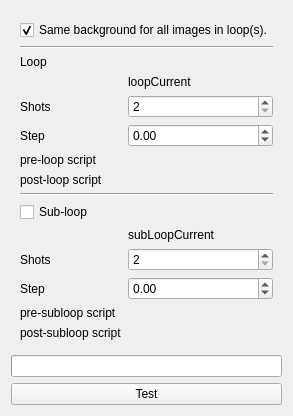
      <widget class="QWidget" name="tabMulti">
       <property name="toolTip">
        <string>Multishot mode parameters. In this mode each projection consists of several acquisitions done in a loop.</string>
       </property>
       <attribute name="title">
        <string>Multishot</string>
       </attribute>
       <layout class="QVBoxLayout" name="verticalLayout">
        <item>
         <widget class="QWidget" name="multiWidget" native="true">
          <layout class="QGridLayout" name="gridLayout_7">
           <item row="0" column="0" colspan="2">
            <widget class="QCheckBox" name="multiBg">
             <property name="toolTip">
              <string>&lt;html&gt;&lt;head/&gt;&lt;body&gt;&lt;p&gt;&lt;span style=&quot; font-weight:600; font-style:italic;&quot;&gt;SameBG&lt;/span&gt;&lt;/p&gt;&lt;/body&gt;&lt;/html&gt;</string>
             </property>
             <property name="text">
              <string>Same background for all images in loop(s).</string>
             </property>
             <property name="checked">
              <bool>true</bool>
             </property>
            </widget>
           </item>
           <item row="1" column="0" colspan="2">
            <widget class="Line" name="line_18">
             <property name="orientation">
              <enum>Qt::Horizontal</enum>
             </property>
            </widget>
           </item>
           <item row="2" column="0" colspan="2">
            <widget class="QLabel" name="label_55">
             <property name="sizePolicy">
              <sizepolicy hsizetype="Preferred" vsizetype="Fixed">
               <horstretch>0</horstretch>
               <verstretch>0</verstretch>
              </sizepolicy>
             </property>
             <property name="text">
              <string>Loop</string>
             </property>
            </widget>
           </item>
           <item row="3" column="0">
            <widget class="QWidget" name="placeLoopMotor" native="true">
             <layout class="QHBoxLayout" name="horizontalLayout_18">
              <property name="spacing">
               <number>0</number>
              </property>
              <property name="margin">
               <number>0</number>
              </property>
             </layout>
            </widget>
           </item>
           <item row="3" column="1">
            <widget class="QVariantLabel" name="loopCurrent">
             <property name="text">
              <string>loopCurrent</string>
             </property>
            </widget>
           </item>
           <item row="4" column="0">
            <widget class="QLabel" name="label_77">
             <property name="sizePolicy">
              <sizepolicy hsizetype="Fixed" vsizetype="Preferred">
               <horstretch>0</horstretch>
               <verstretch>0</verstretch>
              </sizepolicy>
             </property>
             <property name="text">
              <string>Shots</string>
             </property>
            </widget>
           </item>
           <item row="4" column="1">
            <widget class="QMSpinBox" name="loopNumber">
             <property name="toolTip">
              <string>&lt;html&gt;&lt;head/&gt;&lt;body&gt;&lt;p&gt;&lt;span style=&quot; font-weight:600; font-style:italic;&quot;&gt;TotalLoops&lt;/span&gt;&lt;/p&gt;&lt;/body&gt;&lt;/html&gt;</string>
             </property>
             <property name="minimum">
              <number>2</number>
             </property>
             <property name="maximum">
              <number>2147483647</number>
             </property>
            </widget>
           </item>
           <item row="5" column="0">
            <widget class="QLabel" name="label_78">
             <property name="text">
              <string>Step</string>
             </property>
            </widget>
           </item>
           <item row="5" column="1">
            <widget class="QMDoubleSpinBox" name="loopStep">
             <property name="toolTip">
              <string>&lt;html&gt;&lt;head/&gt;&lt;body&gt;&lt;p&gt;&lt;span style=&quot; font-weight:600; font-style:italic;&quot;&gt;LoopStep&lt;/span&gt;&lt;/p&gt;&lt;/body&gt;&lt;/html&gt;</string>
             </property>
             <property name="minimum">
              <double>-2147483647.000000000000000</double>
             </property>
             <property name="maximum">
              <double>2147483647.000000000000000</double>
             </property>
            </widget>
           </item>
           <item row="6" column="0">
            <widget class="QLabel" name="label_44">
             <property name="text">
              <string>pre-loop script</string>
             </property>
            </widget>
           </item>
           <item row="6" column="1">
            <widget class="Script" name="preLoopScript" native="true"/>
           </item>
           <item row="7" column="0">
            <widget class="QLabel" name="postLoopScriptLabel">
             <property name="text">
              <string>post-loop script</string>
             </property>
            </widget>
           </item>
           <item row="7" column="1">
            <widget class="Script" name="postLoopScript" native="true"/>
           </item>
           <item row="8" column="0" colspan="2">
            <widget class="Line" name="line_11">
             <property name="orientation">
              <enum>Qt::Horizontal</enum>
             </property>
            </widget>
           </item>
           <item row="9" column="0" colspan="2">
            <widget class="QCheckBox" name="subLoop">
             <property name="toolTip">
              <string>&lt;html&gt;&lt;head/&gt;&lt;body&gt;&lt;p&gt;&lt;span style=&quot; font-weight:600;&quot;&gt;TotalSubLoops&lt;/span&gt;=0 if uncheked. Enables/disables the widgets below related to the sub-loop execution.&lt;/p&gt;&lt;/body&gt;&lt;/html&gt;</string>
             </property>
             <property name="text">
              <string>Sub-loop</string>
             </property>
            </widget>
           </item>
           <item row="10" column="0">
            <widget class="QWidget" name="placeSubLoopMotor" native="true">
             <layout class="QHBoxLayout" name="horizontalLayout_21">
              <property name="spacing">
               <number>0</number>
              </property>
              <property name="margin">
               <number>0</number>
              </property>
             </layout>
            </widget>
           </item>
           <item row="10" column="1">
            <widget class="QVariantLabel" name="subLoopCurrent">
             <property name="text">
              <string>subLoopCurrent</string>
             </property>
            </widget>
           </item>
           <item row="11" column="0">
            <widget class="QLabel" name="subLoopNumberLabel">
             <property name="text">
              <string>Shots</string>
             </property>
            </widget>
           </item>
           <item row="11" column="1">
            <widget class="QMSpinBox" name="subLoopNumber">
             <property name="toolTip">
              <string>&lt;html&gt;&lt;head/&gt;&lt;body&gt;&lt;p&gt;&lt;span style=&quot; font-weight:600; font-style:italic;&quot;&gt;TotalSubLoops&lt;/span&gt;&lt;/p&gt;&lt;/body&gt;&lt;/html&gt;</string>
             </property>
             <property name="minimum">
              <number>2</number>
             </property>
             <property name="maximum">
              <number>2147483647</number>
             </property>
            </widget>
           </item>
           <item row="12" column="0">
            <widget class="QLabel" name="subLoopStepLabel">
             <property name="text">
              <string>Step</string>
             </property>
            </widget>
           </item>
           <item row="12" column="1">
            <widget class="QMDoubleSpinBox" name="subLoopStep">
             <property name="toolTip">
              <string>&lt;html&gt;&lt;head/&gt;&lt;body&gt;&lt;p&gt;&lt;span style=&quot; font-weight:600; font-style:italic;&quot;&gt;SubLoopStep&lt;/span&gt;&lt;/p&gt;&lt;/body&gt;&lt;/html&gt;</string>
             </property>
             <property name="minimum">
              <double>-2147483647.000000000000000</double>
             </property>
             <property name="maximum">
              <double>2147483647.000000000000000</double>
             </property>
            </widget>
           </item>
           <item row="13" column="0">
            <widget class="QLabel" name="preSubLoopScriptLabel">
             <property name="text">
              <string>pre-subloop script</string>
             </property>
            </widget>
           </item>
           <item row="13" column="1">
            <widget class="Script" name="preSubLoopScript" native="true"/>
           </item>
           <item row="14" column="0">
            <widget class="QLabel" name="postSubLoopScriptLabel">
             <property name="text">
              <string>post-subloop script</string>
             </property>
            </widget>
           </item>
           <item row="14" column="1">
            <widget class="Script" name="postSubLoopScript" native="true"/>
           </item>
          </layout>
         </widget>
        </item>
        <item>
         <spacer name="verticalSpacer_2">
          <property name="orientation">
           <enum>Qt::Vertical</enum>
          </property>
          <property name="sizeHint" stdset="0">
           <size>
            <width>0</width>
            <height>0</height>
           </size>
          </property>
         </spacer>
        </item>
        <item>
         <widget class="QProgressBar" name="multiProgress"/>
        </item>
        <item>
         <widget class="QPushButton" name="testMulti">
          <property name="toolTip">
           <string>&lt;html&gt;&lt;head/&gt;&lt;body&gt;&lt;p&gt;Test execution of the acquire projection procedure.&lt;/p&gt;&lt;/body&gt;&lt;/html&gt;</string>
          </property>
          <property name="text">
           <string>Test</string>
          </property>
         </widget>
        </item>
       </layout>
      </widget>
